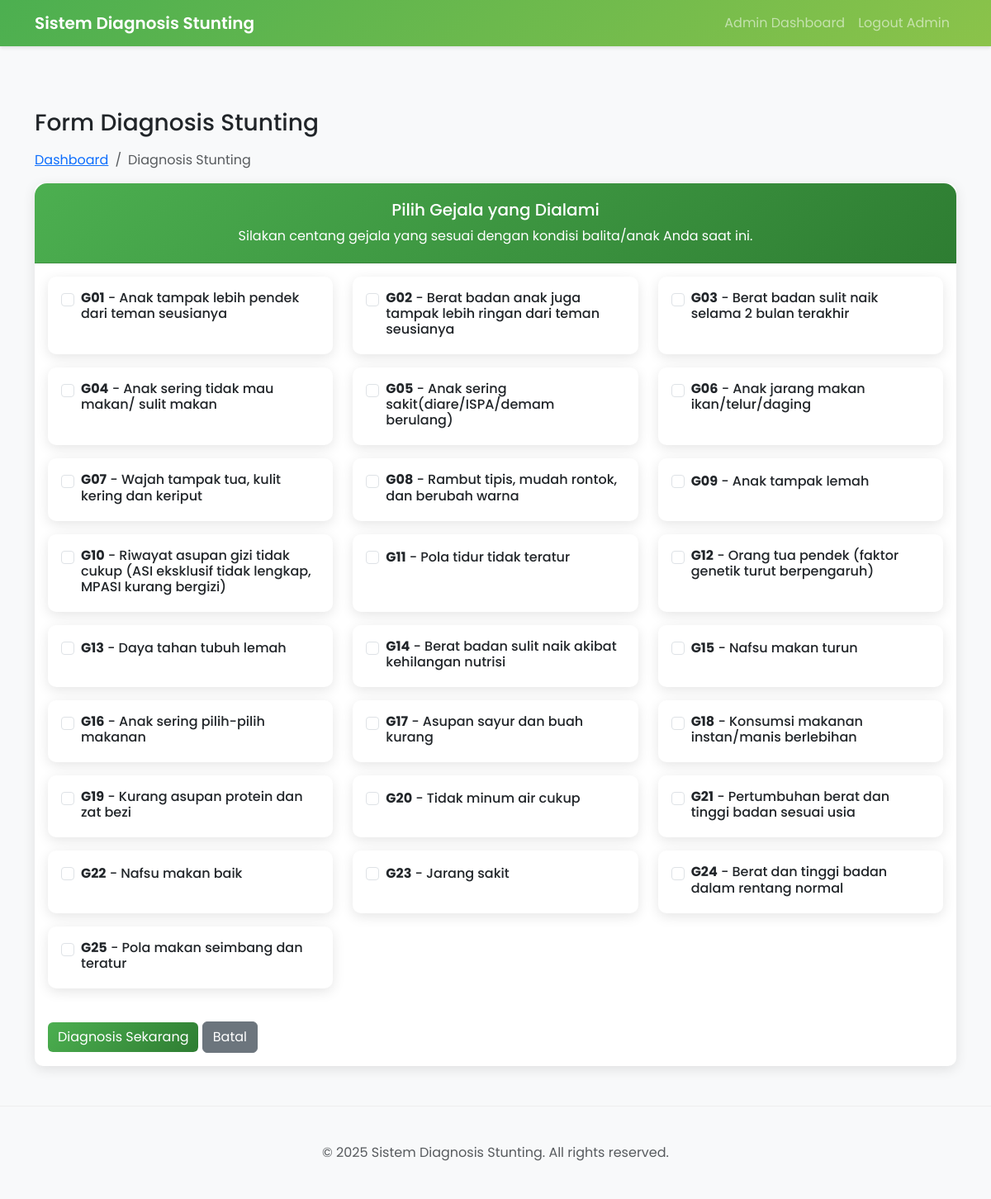
Screenshot of /diagnosa/ (signed in) with the database file from the repository.
### core/models.py (models this page shows, shortened)
class Gejala(models.Model):
    kodeGejala = models.CharField(max_length=10, primary_key=True)
    namaGejala = models.CharField(max_length=255)
    class Meta:
        verbose_name_plural = "Gejala"

### core/views.py (the view)
# urls.py: path('diagnosa/', views.form_diagnosa, name='form_diagnosa'),
def form_diagnosa(request):
    if 'pasien_id' not in request.session:
        return redirect('login_pasien')
    if request.method == 'GET':
        gejala_list = Gejala.objects.all()
        return render(request, 'diagnosa_form.html', {'gejala_list': gejala_list})
    elif request.method == 'POST':
        kode_gejala_input = request.POST.getlist('gejala')
        pasien_id = request.session.get('pasien_id')
        konsultasi = jalankan_inferensi(pasien_id, kode_gejala_input)
        return redirect('tampilkan_hasil_diagnosa', konsultasi_id=konsultasi.id)

### core/context_processors.py (called while the page is built)
def notifikasi_processor(request):
    pasien_id = request.session.get('pasien_id')
    if pasien_id:
        count = Notifikasi.objects.filter(
            pasien_id=pasien_id,
            sudahTerkirim=False,
            jadwalNotifikasi__lte=timezone.now()
        ).count()
        return {'notif_count': count}
    return {'notif_count': 0}

### core/templates/diagnosa_form.html (shortened to what this page needs)
{% extends 'base.html' %}
{% block content %}
<div class="row">
    <div class="col-md-12">
        <h1>Form Diagnosis Stunting</h1>
        <nav aria-label="breadcrumb">
            <ol class="breadcrumb">
                <li class="breadcrumb-item"><a href="{% url 'dashboard_pasien' %}">Dashboard</a></li>
                <li class="breadcrumb-item active" aria-current="page">Diagnosis Stunting</li>
            </ol>
        </nav>
        <div class="card">
            <div class="card-header">
                <h5>Pilih Gejala yang Dialami</h5>
                <p class="mb-0">Silakan centang gejala yang sesuai dengan kondisi balita/anak Anda saat ini.</p>
            </div>
            <div class="card-body">
                <form method="post">
                    <div class="row">
                        {% for gejala in gejala_list %}
                        <div class="col-md-6 col-lg-4 mb-3">
                            <div class="card h-100">
                                <div class="card-body">
                                    <div class="form-check">
                                        <input class="form-check-input diagnosis-checkbox" type="checkbox" name="gejala" value="{{ gejala.kodeGejala }}" id="gejala_{{ gejala.kodeGejala }}">
                                        <label class="form-check-label fw-bold" for="gejala_{{ gejala.kodeGejala }}">
                                            <h6 class="mb-0"><strong>{{ gejala.kodeGejala }}</strong> - {{ gejala.namaGejala }}</h6>
                                        </label>
                                    </div>
                                </div>
                            </div>
                        </div>
                        {% empty %}
                        <div class="col-12">
                            <div class="alert alert-info">
                                Tidak ada gejala yang tersedia saat ini.
                            </div>
                        </div>
                        {% endfor %}
                    </div>
                    <div class="mt-4">
                        <button type="submit" class="btn btn-primary">Diagnosis Sekarang</button>
                        <a href="{% url 'dashboard_pasien' %}" class="btn btn-secondary">Batal</a>
                    </div>
                </form>
            </div>
        </div>
    </div>
</div>
{% endblock %}

### core/templates/base.html (shortened to what this page needs)
<!DOCTYPE html>
<html lang="en">
<head>
    <link href="https://cdn.jsdelivr.net/npm/bootstrap@5.3.0/dist/css/bootstrap.min.css" rel="stylesheet">
    <link rel="stylesheet" href="https://cdnjs.cloudflare.com/ajax/libs/font-awesome/6.4.0/css/all.min.css">
    {% load static %}
    <link rel="stylesheet" href="{% static 'core/style.css' %}">
</head>
<body>
    <nav class="navbar navbar-expand-lg navbar-dark fixed-top">
        <div class="container">
            <a class="navbar-brand" href="{% url 'home' %}">Sistem Diagnosis Stunting</a>
            <div class="collapse navbar-collapse" id="navbarNav">
                <ul class="navbar-nav">
                    {% if user.is_authenticated and user.is_staff and not user.is_superuser %}
                    <li class="nav-item">
                        <a class="nav-link" href="{% url 'dashboard_pakar' %}">Dashboard</a>
                    </li>
                    <li class="nav-item">
                        <a class="nav-link" href="{% url 'list_patients_pakar' %}">Daftar Pasien</a>
                    </li>
                    <li class="nav-item">
                        <a class="nav-link" href="{% url 'list_rules_pakar' %}">Daftar Aturan</a>
                    </li>
                    <li class="nav-item">
                        <a class="nav-link" href="{% url 'list_gejala_pakar' %}">Gejala</a>
                    </li>
                    <li class="nav-item">
                        <a class="nav-link" href="{% url 'list_kondisi_pakar' %}">Kondisi</a>
                    </li>
                    <li class="nav-item">
                        <a class="nav-link" href="{% url 'pakar_help' %}">Cara Penggunaan</a>
                    </li>
                    <li class="nav-item">
                        <a class="nav-link position-relative" href="{% url 'daftar_notifikasi' %}">
                            <i class="fas fa-bell"></i>
                            {% if notif_count > 0 %}
                            <span class="position-absolute top-0 start-100 translate-middle badge rounded-pill bg-danger">
                                {{ notif_count }}
                                <span class="visually-hidden">unread notifications</span>
                            </span>
                            {% endif %}
                        </a>
                    </li>
                    <li class="nav-item">
                        <a class="nav-link" href="{% url 'logout_pakar' %}">Logout Pakar</a>
                    </li>
                    {% elif user.is_authenticated and user.is_superuser %}
                    <li class="nav-item">
                        <a class="nav-link" href="{% url 'admin:index' %}">Admin Dashboard</a>
                    </li>
                    <li class="nav-item">
                        <a class="nav-link" href="{% url 'admin:logout' %}">Logout Admin</a>
                    </li>
                    {% endif %}
                </ul>
            </div>
        </div>
    </nav>
    <div class="container mt-5 pt-4">
        {% block content %}{% endblock %}
    </div>
    <footer class="footer bg-light mt-5">
        <div class="container text-center py-4">
            <span class="text-muted">© 2025 Sistem Diagnosis Stunting. All rights reserved.</span>
        </div>
    </footer>
</body>
</html>

### core/static/core/style.css (style rules this page uses)
body { font-family: 'Poppins', sans-serif; padding-top: 60px; background-color: #f8f9fa; }
.navbar-brand { font-weight: 600; }
.navbar { background: linear-gradient(135deg, #4CAF50, #8BC34A); box-shadow: 0 2px 4px rgba(0,0,0,.1); }
.btn-primary { background: linear-gradient(135deg, #4CAF50, #2E7D32); border: none; }
.footer { margin-top: 50px; padding: 20px 0; border-top: 1px solid #eee; background-color: #ffffff; }
.card { border-radius: 10px; box-shadow: 0 4px 15px rgba(0,0,0,.1); transition: transform 0.3s ease, box-shadow 0.3s ease; border: none; }
.container h1 { font-size: 1.75rem; margin-bottom: 1rem; }
.card-header { background: linear-gradient(135deg, #4CAF50, #2E7D32); color: white; border-radius: 15px 15px 0 0 !important; text-align: center; padding: 20px; }

### rows the page displays
Gejala: kodeGejala "G01", namaGejala "Anak tampak lebih pendek dari teman seusianya"
Gejala: kodeGejala "G02", namaGejala "Berat badan anak juga tampak lebih ringan dari teman seusianya"
Gejala: kodeGejala "G03", namaGejala "Berat badan sulit naik selama 2 bulan terakhir"
Gejala: kodeGejala "G04", namaGejala "Anak sering tidak mau makan/ sulit makan"
Gejala: kodeGejala "G05", namaGejala "Anak sering sakit(diare/ISPA/demam berulang)"
Gejala: kodeGejala "G06", namaGejala "Anak jarang makan ikan/telur/daging"
Gejala: kodeGejala "G07", namaGejala "Wajah tampak tua, kulit kering dan keriput"
Gejala: kodeGejala "G08", namaGejala "Rambut tipis, mudah rontok, dan berubah warna"
Gejala: kodeGejala "G09", namaGejala "Anak tampak lemah"
Gejala: kodeGejala "G10", namaGejala "Riwayat asupan gizi tidak cukup (ASI eksklusif tidak lengkap, MPASI kurang bergizi)"
Gejala: kodeGejala "G11", namaGejala "Pola tidur tidak teratur"
Gejala: kodeGejala "G12", namaGejala "Orang tua pendek (faktor genetik turut berpengaruh)"
Gejala: kodeGejala "G13", namaGejala "Daya tahan tubuh lemah"
Gejala: kodeGejala "G14", namaGejala "Berat badan sulit naik akibat kehilangan nutrisi"
Gejala: kodeGejala "G15", namaGejala "Nafsu makan turun"
Gejala: kodeGejala "G16", namaGejala "Anak sering pilih-pilih makanan"
Gejala: kodeGejala "G17", namaGejala "Asupan sayur dan buah kurang"
Gejala: kodeGejala "G18", namaGejala "Konsumsi makanan instan/manis berlebihan"
Gejala: kodeGejala "G19", namaGejala "Kurang asupan protein dan zat bezi"
Gejala: kodeGejala "G20", namaGejala "Tidak minum air cukup"
Gejala: kodeGejala "G21", namaGejala "Pertumbuhan berat dan tinggi badan sesuai usia"
Gejala: kodeGejala "G22", namaGejala "Nafsu makan baik"
Gejala: kodeGejala "G23", namaGejala "Jarang sakit"
Gejala: kodeGejala "G24", namaGejala "Berat dan tinggi badan dalam rentang normal"
Gejala: kodeGejala "G25", namaGejala "Pola makan seimbang dan teratur"
